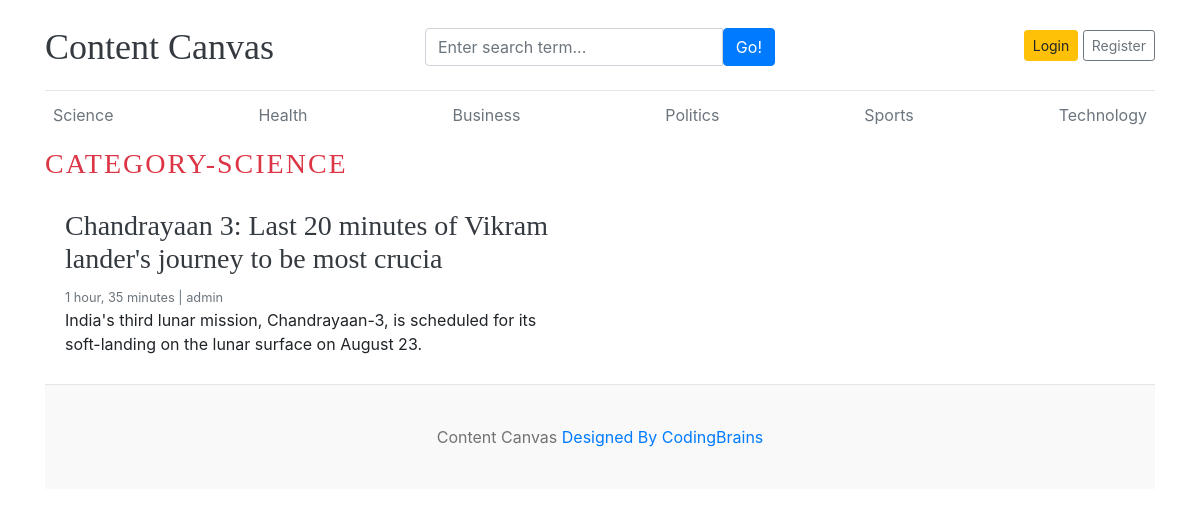
Page /category/1/ on the committed database.
### app/models.py (models this page shows)
class Category(models.Model):
    category=models.CharField(max_length=100)
    created_at=models.DateTimeField(auto_now_add=True)
    updated_at=models.DateTimeField(auto_now=True)
    class Meta:
        verbose_name_plural='categories'
    def __str__(self):
        return self.category

class Blog(models.Model):
    title=models.CharField( max_length=100)
    slug=models.CharField( max_length=100)
    category=models.ForeignKey(Category, on_delete=models.CASCADE)
    author=models.ForeignKey(User,on_delete=models.CASCADE)
    image=models.ImageField(upload_to='images/%y/%m/%d')
    short_description=models.TextField(max_length=1000)
    blog=models.TextField(max_length=10000)
    status=models.CharField(max_length=100,choices=choices,default='draft')
    is_featured=models.BooleanField(default=False)
    created_at=models.DateTimeField(auto_now_add=True)
    updated_at=models.DateTimeField(auto_now=True)

### app/views.py (the view)
# urls.py: path('<int:category_id>/',views.post_by_category,name='post_by_category')
def post_by_category(request,category_id):
    posts=Blog.objects.filter(status='published',category=category_id)
    try:
        category=Category.objects.get(pk=category_id)
    except:
        return redirect('home')
    context={
        'posts':posts,
        'category':category,
    }
    return render(request,'post_by_category.html',context)

### app/context_processors.py (called while the page is built)
def get_categories(request):
    categories=Category.objects.all()
    return dict(categories=categories)

def get_sociallinks(request):
    sociallinks=socialLinks.objects.all()
    return dict(sociallinks=sociallinks)

### templates/post_by_category.html (shortened to what this page needs)
{% extends "base.html" %}
{% block content %}
        <h3 class='text-uppercase text-danger' style='letter-spacing:2px;'>Category-{{category}} </h3>
        <div class="row mb-2">
            {% if posts %}
            {% for post in posts %}
            <div class="col-md-6">
                <div class="card border-0">
                    <div class="card-body">
                        <h3><a href="{% url "blogs" post.slug %}" class="text-dark">{{post.title}}</a></h3>
                        <small class="mb-1 text-muted">{{post.updated_at | timesince}} | {{post.author}}</small>
                        <p class="card-text">{{post.short_description}}</p>
                    </div>
                </div>
            </div>
            {% endfor %}
            {% else %}
            <p>No posts found</p>
            {% endif %}
        </div>
{% endblock  %}

### templates/base.html (shortened to what this page needs)
{% load static %}
<!DOCTYPE html>
<html lang="en">
<head>
    <link rel="stylesheet" href="{% static "css/bootstrap.css" %}">
    <link href="https://getbootstrap.com/docs/4.0/dist/css/bootstrap.min.css" rel="stylesheet">
    <link href="{% static "css/cc.css" %}" rel="stylesheet">
    <link rel="stylesheet" href="https://cdnjs.cloudflare.com/ajax/libs/font-awesome/4.7.0/css/font-awesome.min.css">
</head>
<body>
    <div class="container">
        <header class="blog-header py-3">
            <div class="row flex-nowrap justify-content-between align-items-center">
                <div class="col-4 pt-1">
                    <a class="blog-header-logo text-dark" href="/">Content Canvas</a>
                </div>
                <div class="col-4 pt-1">
                    <form action="{% url "search" %}" method="GET">
                        <div class="input-group">
                            <input class="form-control" type="text" name="keyword" value="{{keyword}}" placeholder="Enter search term..." aria-label="Enter search term..." aria-describedby="button-search" />
                            <button class="btn btn-primary" id="button-search" type="submit">Go!</button>
                        </div>
                    </form>
                </div>
                <div class="col-4 d-flex justify-content-end align-items-center">
                    {% if not user.is_authenticated %}
                    <a class="btn btn-sm btn-warning" href="{% url "login" %}">Login</a> &nbsp;
                    <a class="btn btn-sm btn-outline-secondary" href="{% url "register" %}">Register</a>
                    {% else %}
                    <span><a href="{% url "dashboard" %}">Dashboard</a></span>
                    &emsp;
                    <span><a href="{% url "logout" %}">Logout</a></span>
                    {% endif %}
                </div>
            </div>
        </header>
        <div class="nav-scroller py-1 mb-2">
            <nav class="nav d-flex justify-content-between">
                {% for cat in categories %}
                <a class="p-2 text-muted" href="{% url "post_by_category" cat.id %}">{{cat.category}}</a>
                {% endfor %}
            </nav>
        </div>
        {% block content %}
        {% endblock  %}
    <footer class="blog-footer">
        <p>Content Canvas <a href="#">Designed By CodingBrains</a></p>
    </footer>
</body>
</html>

### contentcanvas/static/css/cc.css (style rules this page uses)
.blog-header { border-bottom: 1px solid #e5e5e5; }
.blog-header-logo { font-family: "Playfair Display", Georgia, "Times New Roman", serif; font-size: 2.25rem; }
h1, h2, h3, h4, h5, h6 { font-family: "Playfair Display", Georgia, "Times New Roman", serif; }
.blog-footer { padding: 2.5rem 0; color: #727272; text-align: center; background-color: #f9f9f9; border-top: .05rem solid #e5e5e5; }
.blog-footer p:last-child { margin-bottom: 0; }

### rows in the picture
Category: category "Science", category "SCIENCE"
Category: category "Health"
Category: category "Business"
Category: category "Politics"
Category: category "Sports"
Category: category "Technology"
Blog: title "Chandrayaan 3: Last 20 minutes of Vikram lander's journey to be most crucia", updated_at "1 hour, 35 minutes", author "admin", short_description "India's third lunar mission, Chandrayaan-3, is scheduled for its soft-landing on the lunar surface on August 23."
